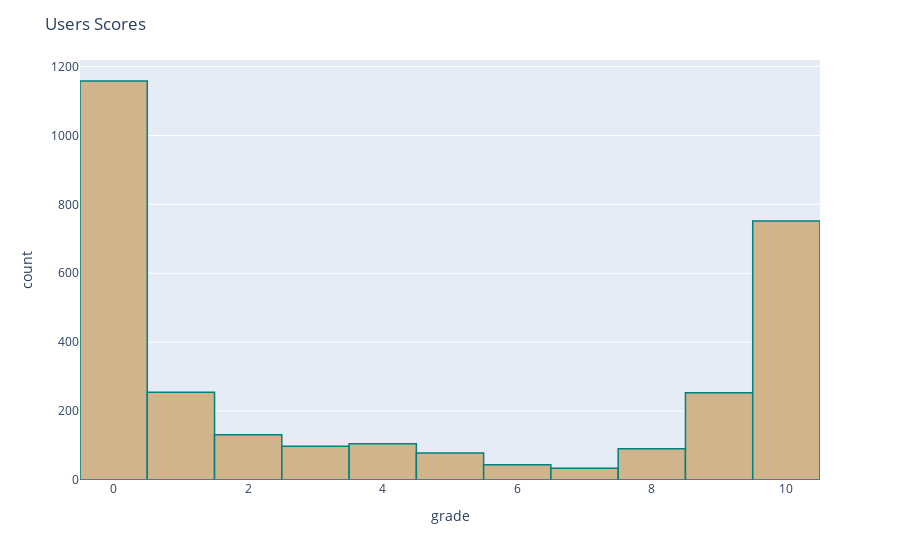

This figure's notebook cell:
### Markdown cell above
## Let's start exploring! ヽ( ´ ∇ ｀ )ノ Lets look at the user reviews and see how the scores are distributed with chart.

### Code cell
import matplotlib.pyplot as plt
import plotly.express as px

fig = px.histogram(users, x="grade")
fig.update_traces(marker_color="tan",marker_line_color='teal',
                  marker_line_width=1.5)
fig.update_layout(title_text='Users Scores')
fig.show()

### Figure 1 — Plotly figure (JSON) as saved in the notebook; plotly's stock layout.template omitted (floating-point values rounded to 4 significant figures; data arrays with more than 128 entries replaced by an {"elided": "..."} marker saying what was removed)
{"data": [{"alignmentgroup": "True", "bingroup": "x", "hovertemplate": "grade=%{x}<br>count=%{y}<extra></extra>", "legendgroup": "", "marker": {"color": "tan", "line": {"color": "teal", "width": 1.5}, "pattern": {"shape": ""}}, "name": "", "offsetgroup": "", "orientation": "v", "showlegend": false, "type": "histogram", "x": {"elided": "2999 int values"}, "xaxis": "x", "yaxis": "y"}], "layout": {"barmode": "relative", "legend": {"tracegroupgap": 0}, "margin": {"t": 60}, "title": {"text": "Users Scores"}, "xaxis": {"anchor": "y", "domain": [0, 1], "title": {"text": "grade"}}, "yaxis": {"anchor": "x", "domain": [0, 1], "title": {"text": "count"}}}}
